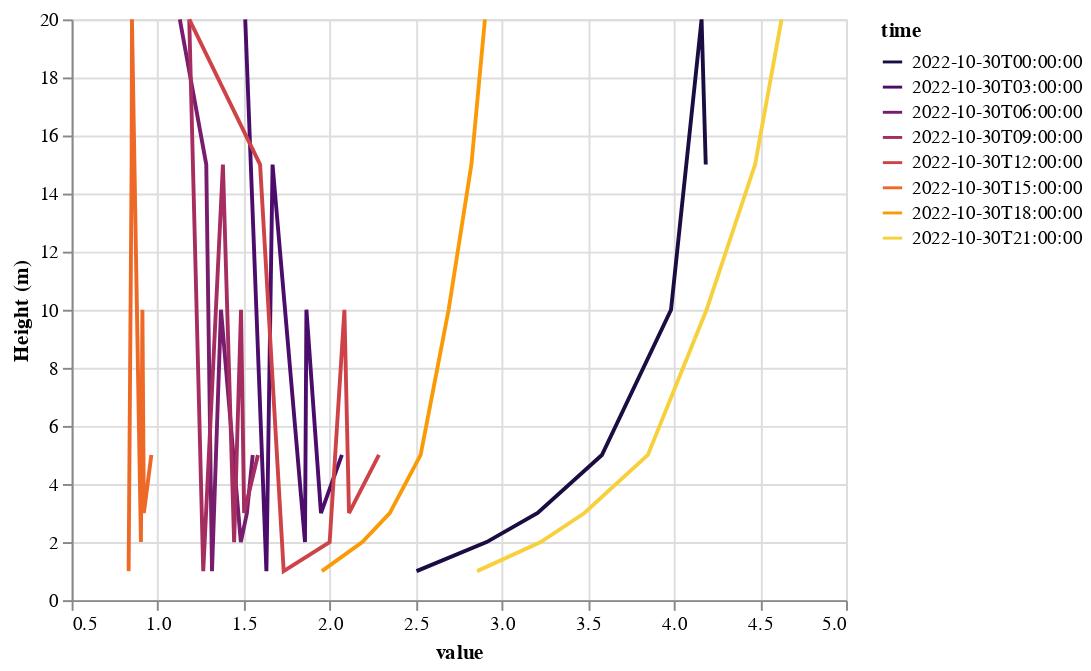

Notebook source saved alongside this figure:
### Markdown cell above
## Plot

### Code cell
alt.Chart(src.reset_index()).mark_line().encode(
    alt.X('value:Q', sort='y', ),
    alt.Y('height:Q', title='Height (m)'),
    alt.Color('time:O', scale=alt.Scale(scheme='inferno'))
)

### Figure 1 — Vega-Lite specification as saved in the notebook (floating-point values rounded to 4 significant figures)
{"config": {"view": {"continuousWidth": 400, "continuousHeight": 300}}, "data": {"name": "data-7606f173c163142eb91b1b54d17acaa3"}, "mark": "line", "encoding": {"color": {"field": "time", "scale": {"scheme": "inferno"}, "type": "ordinal"}, "x": {"field": "value", "sort": "y", "type": "quantitative"}, "y": {"field": "height", "title": "Height (m)", "type": "quantitative"}}, "$schema": "https://vega.github.io/schema/vega-lite/v4.17.0.json", "datasets": {"data-7606f173c163142eb91b1b54d17acaa3": [{"height": 1, "variable": "spd_1m_c", "time": "2022-10-30T00:00:00", "value": 2.504}, {"height": 1, "variable": "spd_1m_c", "time": "2022-10-30T03:00:00", "value": 1.632}, {"height": 1, "variable": "spd_1m_c", "time": "2022-10-30T06:00:00", "value": 1.316}, {"height": 1, "variable": "spd_1m_c", "time": "2022-10-30T09:00:00", "value": 1.265}, {"height": 1, "variable": "spd_1m_c", "time": "2022-10-30T12:00:00", "value": 1.732}, {"height": 1, "variable": "spd_1m_c", "time": "2022-10-30T15:00:00", "value": 0.8312}, {"height": 1, "variable": "spd_1m_c", "time": "2022-10-30T18:00:00", "value": 1.954}, {"height": 1, "variable": "spd_1m_c", "time": "2022-10-30T21:00:00", "value": 2.856}, {"height": 2, "variable": "spd_2m_c", "time": "2022-10-30T00:00:00", "value": 2.911}, {"height": 2, "variable": "spd_2m_c", "time": "2022-10-30T03:00:00", "value": 1.856}, {"height": 2, "variable": "spd_2m_c", "time": "2022-10-30T06:00:00", "value": 1.483}, {"height": 2, "variable": "spd_2m_c", "time": "2022-10-30T09:00:00", "value": 1.444}, {"height": 2, "variable": "spd_2m_c", "time": "2022-10-30T12:00:00", "value": 1.999}, {"height": 2, "variable": "spd_2m_c", "time": "2022-10-30T15:00:00", "value": 0.9026}, {"height": 2, "variable": "spd_2m_c", "time": "2022-10-30T18:00:00", "value": 2.189}, {"height": 2, "variable": "spd_2m_c", "time": "2022-10-30T21:00:00", "value": 3.226}, {"height": 3, "variable": "spd_3m_c", "time": "2022-10-30T00:00:00", "value": 3.208}, {"height": 3, "variable": "spd_3m_c", "time": "2022-10-30T03:00:00", "value": 1.949}, {"height": 3, "variable": "spd_3m_c", "time": "2022-10-30T06:00:00", "value": 1.519}, {"height": 3, "variable": "spd_3m_c", "time": "2022-10-30T09:00:00", "value": 1.502}, {"height": 3, "variable": "spd_3m_c", "time": "2022-10-30T12:00:00", "value": 2.112}, {"height": 3, "variable": "spd_3m_c", "time": "2022-10-30T15:00:00", "value": 0.9198}, {"height": 3, "variable": "spd_3m_c", "time": "2022-10-30T18:00:00", "value": 2.349}, {"height": 3, "variable": "spd_3m_c", "time": "2022-10-30T21:00:00", "value": 3.48}, {"height": 5, "variable": "spd_5m_c", "time": "2022-10-30T00:00:00", "value": 3.581}, {"height": 5, "variable": "spd_5m_c", "time": "2022-10-30T03:00:00", "value": 2.07}, {"height": 5, "variable": "spd_5m_c", "time": "2022-10-30T06:00:00", "value": 1.552}, {"height": 5, "variable": "spd_5m_c", "time": "2022-10-30T09:00:00", "value": 1.583}, {"height": 5, "variable": "spd_5m_c", "time": "2022-10-30T12:00:00", "value": 2.286}, {"height": 5, "variable": "spd_5m_c", "time": "2022-10-30T15:00:00", "value": 0.9632}, {"height": 5, "variable": "spd_5m_c", "time": "2022-10-30T18:00:00", "value": 2.528}, {"height": 5, "variable": "spd_5m_c", "time": "2022-10-30T21:00:00", "value": 3.849}, {"height": 10, "variable": "spd_10m_c", "time": "2022-10-30T00:00:00", "value": 3.983}, {"height": 10, "variable": "spd_10m_c", "time": "2022-10-30T03:00:00", "value": 1.864}, {"height": 10, "variable": "spd_10m_c", "time": "2022-10-30T06:00:00", "value": 1.368}, {"height": 10, "variable": "spd_10m_c", "time": "2022-10-30T09:00:00", "value": 1.484}, {"height": 10, "variable": "spd_10m_c", "time": "2022-10-30T12:00:00", "value": 2.085}, {"height": 10, "variable": "spd_10m_c", "time": "2022-10-30T15:00:00", "value": 0.9113}, {"height": 10, "variable": "spd_10m_c", "time": "2022-10-30T18:00:00", "value": 2.691}, {"height": 10, "variable": "spd_10m_c", "time": "2022-10-30T21:00:00", "value": 4.189}, {"height": 15, "variable": "spd_15m_c", "time": "2022-10-30T00:00:00", "value": 4.185}, {"height": 15, "variable": "spd_15m_c", "time": "2022-10-30T03:00:00", "value": 1.668}, {"height": 15, "variable": "spd_15m_c", "time": "2022-10-30T06:00:00", "value": 1.282}, {"height": 15, "variable": "spd_15m_c", "time": "2022-10-30T09:00:00", "value": 1.379}, {"height": 15, "variable": "spd_15m_c", "time": "2022-10-30T12:00:00", "value": 1.595}, {"height": 15, "variable": "spd_15m_c", "time": "2022-10-30T15:00:00", "value": 0.8486}, {"height": 15, "variable": "spd_15m_c", "time": "2022-10-30T18:00:00", "value": 2.823}, {"height": 15, "variable": "spd_15m_c", "time": "2022-10-30T21:00:00", "value": 4.472}, {"height": 20, "variable": "spd_20m_c", "time": "2022-10-30T00:00:00", "value": 4.161}, {"height": 20, "variable": "spd_20m_c", "time": "2022-10-30T03:00:00", "value": 1.509}, {"height": 20, "variable": "spd_20m_c", "time": "2022-10-30T06:00:00", "value": 1.129}, {"height": 20, "variable": "spd_20m_c", "time": "2022-10-30T09:00:00", "value": 1.183}, {"height": 20, "variable": "spd_20m_c", "time": "2022-10-30T12:00:00", "value": 1.184}, {"height": 20, "variable": "spd_20m_c", "time": "2022-10-30T15:00:00", "value": 0.8505}, {"height": 20, "variable": "spd_20m_c", "time": "2022-10-30T18:00:00", "value": 2.902}, {"height": 20, "variable": "spd_20m_c", "time": "2022-10-30T21:00:00", "value": 4.625}]}}
